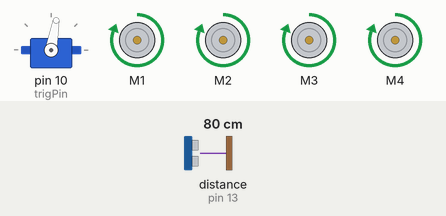
The sketch below on a simulated Arduino Uno, built with avr-gcc and run on an emulated ATmega328P. Shown: servo, 4 × DC motor (green arrow = forward, orange = backward, longer = faster). The test bench sets the inputs (shaded band); at power-on: distance to the obstacle (sensor on pin 13) 80 cm. The echo pulse lasts 58.3 µs per cm; what the sketch prints to the serial monitor is not drawn.

Above: at 1.2 s.
1.3 s: distance to the obstacle (sensor on pin 13) set to 57 cm
2.8 s: distance to the obstacle (sensor on pin 13) set to 47 cm
At 3.18 s:
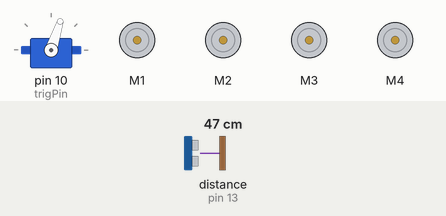
At 4.6 s:
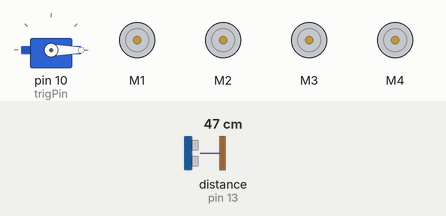
5.8 s: distance to the obstacle (sensor on pin 13) set to 60 cm
At 7.5 s:
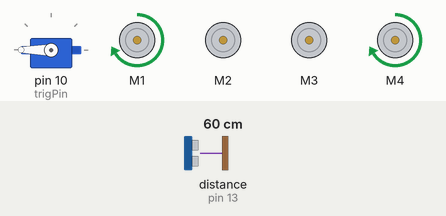
Timing chart, 0 to 10.3 s (numbered marks = the images above; inputs shaded):
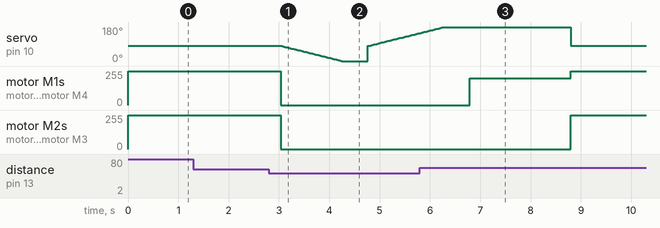

The sketch:

AHSRProto003.ino
```cpp
/*
This is a test sketch for the Adafruit assembled Motor Shield for Arduino v2
It won't work with v1.x motor shields! Only for the v2's with built in PWM
control

For use with the Adafruit Motor Shield v2
---->  http://www.adafruit.com/products/1438

This sketch creates a fun motor party on your desk *whiirrr*
Connect a unipolar/bipolar stepper to M3/M4
Connect a DC motor to M1
Connect a hobby servo to SERVO1
*/

#include <Wire.h>
#include <Servo.h>
#include <Adafruit_MotorShield.h>

#define trigPin 10
#define echoPin 13

// Create the motor shield object with the default I2C address
Adafruit_MotorShield AFMS = Adafruit_MotorShield();
// Or, create it with a different I2C address (say for stacking)
// Adafruit_MotorShield AFMS = Adafruit_MotorShield(0x61);

// And connect DC motors to port M1,M2,M3 and M4
Adafruit_DCMotor *myMotor1 = AFMS.getMotor(1);
Adafruit_DCMotor *myMotor2 = AFMS.getMotor(2);
Adafruit_DCMotor *myMotor3 = AFMS.getMotor(3);
Adafruit_DCMotor *myMotor4 = AFMS.getMotor(4);

// We'll also test out the built in Arduino Servo library
Servo servo1;
char data = 0;            //Variable for storing received data

void setup() {
  Serial.begin(9600);           // set up Serial library at 9600 bps
  Serial.print("\nAutonomous and Manual drive Using Bluetooth!\n");

  pinMode(trigPin, OUTPUT);
  pinMode(echoPin, INPUT);

  AFMS.begin();  // create with the default frequency 1.6KHz
  //AFMS.begin(1000);  // OR with a different frequency, say 1KHz

  // Attach a servo to pin #10
  servo1.attach(10);

  // turn on motor M1
  myMotor1->setSpeed(200);
  myMotor1->run(RELEASE);

  // turn on motor M2
  myMotor2->setSpeed(200);
  myMotor2->run(RELEASE);

  // turn on motor M3
  myMotor3->setSpeed(200);
  myMotor3->run(RELEASE);

  // turn on motor M4
  myMotor4->setSpeed(200);
  myMotor4->run(RELEASE);
}

int i;
void loop() {
  if(Serial.available() > 0){      // Send data only when you receive data:

      data = Serial.read();        //Read the incoming data & store into data
      Serial.print("\nInput Request: ");
      Serial.print(data);          //Print Value inside data in Serial monitor
      Serial.print("\n");

      if(data == 'a'){
        Serial.print("Auto drive\n");
        autoDrive();
      }else{
         Serial.print("Manual drive\n");
         manualDrive();
      }
   }else{
      //if no input stream default to Autonomous drive
      autoDrive();
      Serial.print("\nLooping..\n");
   }
}

//MY CUSTOM METHODS

void manualDrive(){
  haltAllWheels();
  data = Serial.read();        //Read the incoming data & store into data
  Serial.print(data);
  Serial.print("\n");

  while(data != 'a' && data != 'ÿ'){
      if(data == 'f'){
        haltAllWheels();
        Serial.print(data);
        Serial.print("\nAccelerate\n");

        accelerateAll();
      }else if(data == 'b'){
        haltAllWheels();
        Serial.print(data);
        Serial.print("\nDecelerate\n");

        deccelerateAll();
      }else if(data == 'l'){
        haltAllWheels();
        Serial.print(data);
        Serial.print("\nTurning Left...\n");

        turnLeftForward();
        //Then Accelerate
        accelerateAll();
        Serial.print("\nDone Turning!\n");
      }else if(data == 'r'){
        haltAllWheels();
        Serial.print(data);
        Serial.print("\nTurning Right...\n");

        turnRightForward();
        //Then Accelerate
        accelerateAll();
        Serial.print("\nDone Turning!\n");
      }else if(data == '0'){
        Serial.print(data);
        Serial.print("\nBrake Applied\n");
        haltAllWheels();
      }

      data = Serial.read();        //Read the incoming data & store into data
   }
}

void autoDrive(){

  //  Initiate Sensor Reading
  float distance = takeSensorReading();
  int servo_position = 80;

  //Reset Servo & U-sensor to Forward Position
  servo1.write(servo_position);

  if(distance <= 50)
    lookAround(servo_position);

  while(distance > 50){
    //  Accelerate in Forward Direction
    accelerateAll();

    Serial.print("Distance = ");
    Serial.print(distance);
    Serial.println(" cm");
    delay(500);

    Serial.print("\nInput Request: ");
    Serial.print(data);          //Print Value inside data in Serial monitor
    Serial.print("\n");

    //Take reading
    distance = takeSensorReading();

    //Read the incoming data & store into data
    data = Serial.read();

    //Exit Loop to Manual Override
    if(data == 'm')
      manualDrive();
  }

  lookAround(servo_position);
}

//Move All Tires Forward
 void accelerateAll(){
  myMotor1->run(FORWARD);
  myMotor2->run(FORWARD);
  myMotor3->run(FORWARD);
  myMotor4->run(FORWARD);

  myMotor1->setSpeed(255);
  myMotor2->setSpeed(255);
  myMotor3->setSpeed(255);
  myMotor4->setSpeed(255);

}

//Move All Tires Backward
void deccelerateAll(){
    myMotor1->run(BACKWARD);
    myMotor2->run(BACKWARD);
    myMotor3->run(BACKWARD);
    myMotor4->run(BACKWARD);

    myMotor1->setSpeed(200);
    myMotor2->setSpeed(200);
    myMotor3->setSpeed(200);
    myMotor4->setSpeed(200);

}

// Slow all tires down to zero
void haltAllWheels(){
    myMotor1->setSpeed(0);
    myMotor2->setSpeed(0);
    myMotor3->setSpeed(0);
    myMotor4->setSpeed(0);
}

//Turn Right Backward
 void turnRightBackward(){
  myMotor2->run(BACKWARD);
  myMotor3->run(BACKWARD);

  myMotor2->setSpeed(200);
  myMotor3->setSpeed(200);

  delay(2000);

  // Halt wheels
  haltAllWheels();
}

//Turn Left Backward
 void turnLeftBackward(){
  myMotor1->run(BACKWARD);
  myMotor4->run(BACKWARD);

  myMotor1->setSpeed(200);
  myMotor4->setSpeed(200);

  delay(2000);

  // Halt wheels
  haltAllWheels();
}

//Turn Right Forward
 void turnRightForward(){
  myMotor2->run(FORWARD);
  myMotor3->run(FORWARD);

  myMotor2->setSpeed(200);
  myMotor3->setSpeed(200);

  delay(2000);

  // Halt wheels
  haltAllWheels();
}

//Turn Left Forward
 void turnLeftForward(){
  myMotor1->run(FORWARD);
  myMotor4->run(FORWARD);

  myMotor1->setSpeed(200);
  myMotor4->setSpeed(200);

  delay(2000);

  // Halt wheels
  haltAllWheels();
}

// Turn U-Sensor Clockwise
void turnServo90Clockwise(int   pos){
  while(pos <= 180){
    servo1.write(pos);
    delay(15);
    pos += 1;
  }
}

// Turn U-Sensor Anti-Clockwise
void turnServo90AntiClockwise(int pos){
  while(pos >= 0){
    servo1.write(pos);
    delay(15);
    pos -= 1;
  }
}

float takeSensorReading(){
  float duration, distance;

  digitalWrite(trigPin, LOW);
  delayMicroseconds(2);

  digitalWrite(trigPin, HIGH);
  delayMicroseconds(10);
  digitalWrite(trigPin, LOW);

  duration = pulseIn(echoPin, HIGH);
  distance = (duration / 2) * 0.0344 - 3;

  return distance;
}


void lookAround(int serv_pos){

  //Halt all wheels
  haltAllWheels();

  //Turn servo 90 degress clockwise
  turnServo90AntiClockwise(serv_pos);

  //Take reading
  int distance = takeSensorReading();

  Serial.print("Distance = ");
  Serial.print(distance);
  Serial.println(" cm");
  delay(500);

  if(distance > 50){
    //Turn Right FORWARD
    turnRightForward();
  }else{
    //Return servo to initial position
    turnServo90Clockwise(serv_pos);

    //Take reading
    distance = takeSensorReading();

    Serial.print("Distance = ");
    Serial.print(distance);
    Serial.println(" cm");
    delay(500);

    if(distance > 50){
       //Turn Right FORWARD
      turnLeftForward();
    }else{
      //Face Forward
      servo1.write(serv_pos);
      delay(1000);

      //Take reading
      int distance = takeSensorReading();

      if(distance <= 50){
        // Turn Right Back
         turnRightBackward();
      }
    }
  }
}
```

Measured:
- the behaviour switches between 53 and 52 cm on distance to the obstacle (sensor on pin 13) (found by bisection; images 0 and 1)
- after the input at 1.3 s, every drawn part: stays the same
- after the input at 2.8 s, motor M1–4: forward 255/255 → stopped after 0.24 s
- after the input at 5.8 s, motor M1, motor M4: stopped → forward 200/255 after 0.99 s, → forward 255/255 2.0 s later
- by itself, servo on pin 10 (trigPin): rises from 148° to 180° in 0.45 s, then falls to 80° in 2.5 s
